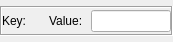
<?xml version="1.0" encoding="UTF-8"?>
<ui version="4.0">
 <class>HashTableCell</class>
 <widget class="QWidget" name="HashTableCell">
  <property name="geometry">
   <rect>
    <x>0</x>
    <y>0</y>
    <width>173</width>
    <height>42</height>
   </rect>
  </property>
  <property name="sizePolicy">
   <sizepolicy hsizetype="Minimum" vsizetype="Minimum">
    <horstretch>0</horstretch>
    <verstretch>0</verstretch>
   </sizepolicy>
  </property>
  <property name="windowTitle">
   <string>Form</string>
  </property>
  <layout class="QHBoxLayout" name="horizontalLayout_2">
   <property name="sizeConstraint">
    <enum>QLayout::SetMinimumSize</enum>
   </property>
   <property name="leftMargin">
    <number>0</number>
   </property>
   <property name="topMargin">
    <number>6</number>
   </property>
   <property name="rightMargin">
    <number>0</number>
   </property>
   <property name="bottomMargin">
    <number>6</number>
   </property>
   <item>
    <layout class="QHBoxLayout" name="horizontalLayout">
     <property name="spacing">
      <number>0</number>
     </property>
     <property name="sizeConstraint">
      <enum>QLayout::SetMinimumSize</enum>
     </property>
     <item>
      <widget class="QFrame" name="frame">
       <property name="frameShape">
        <enum>QFrame::Box</enum>
       </property>
       <property name="frameShadow">
        <enum>QFrame::Sunken</enum>
       </property>
       <property name="lineWidth">
        <number>1</number>
       </property>
       <layout class="QHBoxLayout" name="horizontalLayout_3">
        <property name="spacing">
         <number>8</number>
        </property>
        <property name="sizeConstraint">
         <enum>QLayout::SetMinimumSize</enum>
        </property>
        <property name="leftMargin">
         <number>0</number>
        </property>
        <property name="topMargin">
         <number>0</number>
        </property>
        <property name="rightMargin">
         <number>0</number>
        </property>
        <property name="bottomMargin">
         <number>0</number>
        </property>
        <item>
         <widget class="QLabel" name="labelKey">
          <property name="text">
           <string>Key:</string>
          </property>
         </widget>
        </item>
        <item>
         <widget class="QLabel" name="labelKeyValue">
          <property name="text">
           <string/>
          </property>
          <property name="textInteractionFlags">
           <set>Qt::LinksAccessibleByMouse|Qt::TextSelectableByKeyboard|Qt::TextSelectableByMouse</set>
          </property>
         </widget>
        </item>
        <item>
         <widget class="QLabel" name="labelValue">
          <property name="text">
           <string>Value:</string>
          </property>
         </widget>
        </item>
        <item>
         <widget class="QLineEdit" name="lineEditValue">
          <property name="maxLength">
           <number>32770</number>
          </property>
         </widget>
        </item>
       </layout>
      </widget>
     </item>
    </layout>
   </item>
  </layout>
 </widget>
 <resources/>
 <connections/>
</ui>
